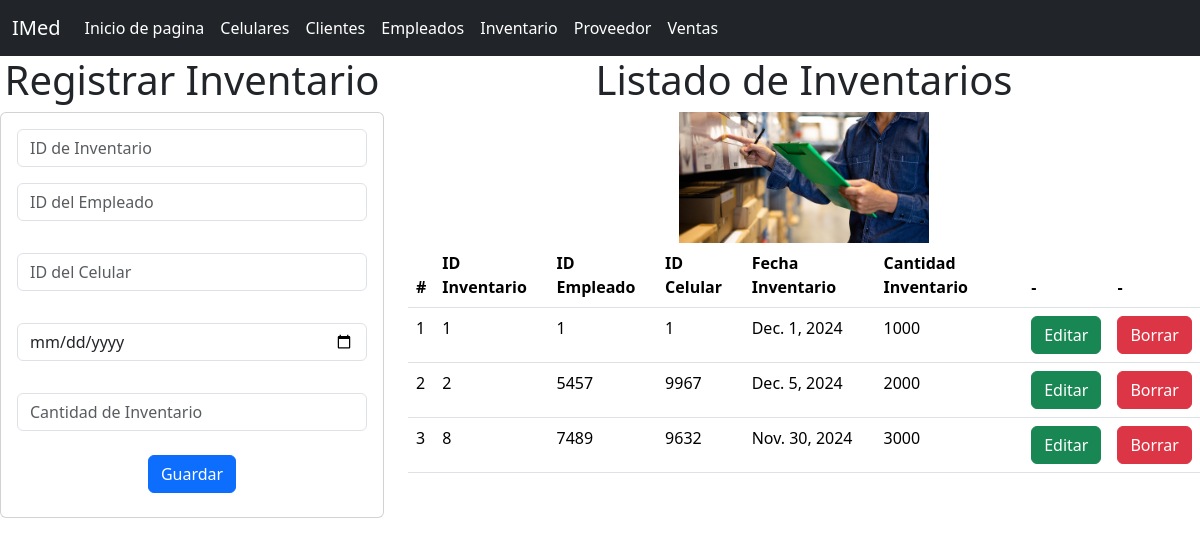
The page /inventario_app/inventarios on the database its author committed.
### inventario_app/models.py (models this page shows)
class Inventario(models.Model):
    idinventario=models.IntegerField(null=True,blank=True)
    idempleado=models.IntegerField()
    idcelular=models.IntegerField()
    fecha_inventario=models.DateField()
    cantidad_inventario=models.IntegerField()

### inventario_app/views.py (the view)
# urls.py: path("inventarios",views.inventarios,name="inventarios"),
def inventarios(request):
    losinventarios = Inventario.objects.all()
    return render(request, 'gestionarInventarios.html', {"misinventarios": losinventarios})

### inventario_app/templates/gestionarInventarios.html (shortened to what this page needs)
{% extends "base.html" %}
{% load static %}
{% block cuerpo %}
<div class="row">
  <div class="col-sm-12 col-md-4 col-lg-4 col-xl-4">
    <h1>Registrar Inventario</h1>
    <div class="card">
      <div class="card-body">
        <form action="{% url 'registrarInventario' %}" method="POST">
          <div class="form-group">
            <input type="text" id="txtidinventario" name="txtidinventario" class="form-control" placeholder="ID de Inventario" required>
          </div>
          <div class="form-group py-3">
            <input type="number" id="numidempleado" name="numidempleado" class="form-control" placeholder="ID del Empleado" required>
          </div>
          <div class="form-group py-3">
            <input type="number" id="numidcelular" name="numidcelular" class="form-control" placeholder="ID del Celular" required>
          </div>
          <div class="form-group py-3">
            <input type="date" id="datefecha_inventario" name="datefecha_inventario" class="form-control" required>
          </div>
          <div class="form-group py-3">
            <input type="number" id="numcantidad_inventario" name="numcantidad_inventario" class="form-control" placeholder="Cantidad de Inventario" required>
          </div>
          <div class="form-group py-2">
            <button type="submit" class="btn btn-primary">Guardar</button>
          </div>
        </form>
      </div>
    </div>
  </div>
  <div class="col-sm-12 col-md-8 col-lg-8 col-xl-8">
    <h1>Listado de Inventarios</h1>
    <img src="{% static 'img/inventarios.jpg' %}" style="width: 250px;" alt="Ejemplo de imagen">
    <div class="table-responsive">
      <table class="table">
        <thead>
          <tr>
            <th scope="col">#</th>
            <th scope="col">ID Inventario</th>
            <th scope="col">ID Empleado</th>
            <th scope="col">ID Celular</th>
            <th scope="col">Fecha Inventario</th>
            <th scope="col">Cantidad Inventario</th>
            <th scope="col">-</th>
            <th scope="col">-</th>
          </tr>
        </thead>
        <tbody>
          {% for inventario in misinventarios %}
          <tr>
            <td>{{ forloop.counter }}</td>
            <td>{{ inventario.idinventario }}</td>
            <td>{{ inventario.idempleado }}</td>
            <td>{{ inventario.idcelular }}</td>
            <td>{{ inventario.fecha_inventario}}</td>
            <td>{{ inventario.cantidad_inventario }}</td>
            <td><a href="seleccionarInventario/{{ inventario.idinventario }}" class="btn btn-success">Editar</a></td>
            <td><a href="borrarInventario/{{ inventario.idinventario }}" class="btn btn-danger">Borrar</a></td>
          </tr>
          {% endfor %}
        </tbody>
      </table>
    </div>
  </div>
</div>
{% endblock %}

### rows shown on the page
Inventario: idinventario "1", idempleado "1", idcelular "1", fecha_inventario "Dec. 1, 2024", cantidad_inventario "1000"
Inventario: idinventario "2", idempleado "5457", idcelular "9967", fecha_inventario "Dec. 5, 2024", cantidad_inventario "2000"
Inventario: idinventario "8", idempleado "7489", idcelular "9632", fecha_inventario "Nov. 30, 2024", cantidad_inventario "3000"
